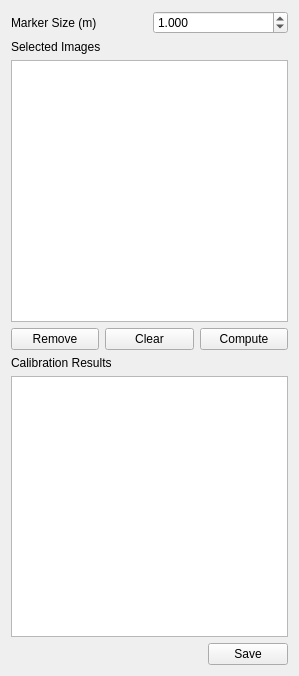
<?xml version="1.0" encoding="UTF-8"?>
<ui version="4.0">
 <class>calibrationControlPanel</class>
 <widget class="QWidget" name="calibrationControlPanel">
  <property name="geometry">
   <rect>
    <x>0</x>
    <y>0</y>
    <width>299</width>
    <height>676</height>
   </rect>
  </property>
  <property name="windowTitle">
   <string>Form</string>
  </property>
  <layout class="QVBoxLayout" name="verticalLayout">
   <item>
    <layout class="QHBoxLayout" name="horizontalLayout">
     <item>
      <widget class="QLabel" name="label">
       <property name="text">
        <string>Marker Size (m)</string>
       </property>
      </widget>
     </item>
     <item>
      <widget class="QDoubleSpinBox" name="doubleSpinBox">
       <property name="decimals">
        <number>3</number>
       </property>
       <property name="value">
        <double>1.000000000000000</double>
       </property>
      </widget>
     </item>
    </layout>
   </item>
   <item>
    <widget class="QLabel" name="label_2">
     <property name="text">
      <string>Selected Images</string>
     </property>
    </widget>
   </item>
   <item>
    <widget class="QListWidget" name="listWidget"/>
   </item>
   <item>
    <layout class="QHBoxLayout" name="horizontalLayout_2">
     <item>
      <widget class="QPushButton" name="pb_images_remove">
       <property name="text">
        <string>Remove</string>
       </property>
       <property name="icon">
        <iconset resource="../appresources.qrc">
         <normaloff>:/images/not_done_small.png</normaloff>:/images/not_done_small.png</iconset>
       </property>
      </widget>
     </item>
     <item>
      <widget class="QPushButton" name="pb_images_clear">
       <property name="text">
        <string>Clear</string>
       </property>
       <property name="icon">
        <iconset resource="../appresources.qrc">
         <normaloff>:/images/clear.png</normaloff>:/images/clear.png</iconset>
       </property>
      </widget>
     </item>
     <item>
      <widget class="QPushButton" name="pb_compute">
       <property name="text">
        <string>Compute</string>
       </property>
       <property name="icon">
        <iconset resource="../appresources.qrc">
         <normaloff>:/images/config.png</normaloff>:/images/config.png</iconset>
       </property>
      </widget>
     </item>
    </layout>
   </item>
   <item>
    <widget class="QLabel" name="label_3">
     <property name="text">
      <string>Calibration Results</string>
     </property>
    </widget>
   </item>
   <item>
    <widget class="QPlainTextEdit" name="plainTextEdit">
     <property name="readOnly">
      <bool>true</bool>
     </property>
    </widget>
   </item>
   <item>
    <layout class="QHBoxLayout" name="horizontalLayout_3">
     <item>
      <spacer name="horizontalSpacer_2">
       <property name="orientation">
        <enum>Qt::Horizontal</enum>
       </property>
       <property name="sizeHint" stdset="0">
        <size>
         <width>40</width>
         <height>20</height>
        </size>
       </property>
      </spacer>
     </item>
     <item>
      <widget class="QPushButton" name="pb_saveCalibration">
       <property name="text">
        <string>Save</string>
       </property>
       <property name="icon">
        <iconset resource="../appresources.qrc">
         <normaloff>:/images/save.png</normaloff>:/images/save.png</iconset>
       </property>
      </widget>
     </item>
    </layout>
   </item>
  </layout>
 </widget>
 <resources>
  <include location="../appresources.qrc"/>
 </resources>
 <connections/>
</ui>
